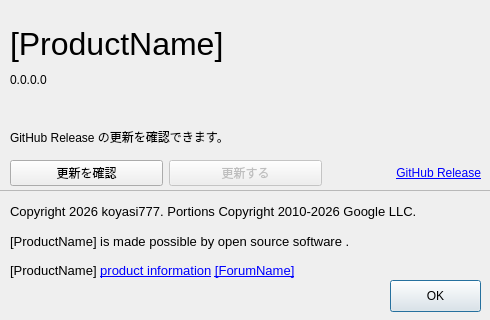
<?xml version="1.0" encoding="UTF-8"?>
<!--
 Copyright 2010-2021, Google Inc.
 All rights reserved.

 Redistribution and use in source and binary forms, with or without
 modification, are permitted provided that the following conditions are
 met:

     * Redistributions of source code must retain the above copyright
 notice, this list of conditions and the following disclaimer.
     * Redistributions in binary form must reproduce the above
 copyright notice, this list of conditions and the following disclaimer
 in the documentation and/or other materials provided with the
 distribution.
     * Neither the name of Google Inc. nor the names of its
 contributors may be used to endorse or promote products derived from
 this software without specific prior written permission.

 THIS SOFTWARE IS PROVIDED BY THE COPYRIGHT HOLDERS AND CONTRIBUTORS
 "AS IS" AND ANY EXPRESS OR IMPLIED WARRANTIES, INCLUDING, BUT NOT
 LIMITED TO, THE IMPLIED WARRANTIES OF MERCHANTABILITY AND FITNESS FOR
 A PARTICULAR PURPOSE ARE DISCLAIMED. IN NO EVENT SHALL THE COPYRIGHT
 OWNER OR CONTRIBUTORS BE LIABLE FOR ANY DIRECT, INDIRECT, INCIDENTAL,
 SPECIAL, EXEMPLARY, OR CONSEQUENTIAL DAMAGES (INCLUDING, BUT NOT
 LIMITED TO, PROCUREMENT OF SUBSTITUTE GOODS OR SERVICES; LOSS OF USE,
 DATA, OR PROFITS; OR BUSINESS INTERRUPTION) HOWEVER CAUSED AND ON ANY
 THEORY OF LIABILITY, WHETHER IN CONTRACT, STRICT LIABILITY, OR TORT
 (INCLUDING NEGLIGENCE OR OTHERWISE) ARISING IN ANY WAY OUT OF THE USE
 OF THIS SOFTWARE, EVEN IF ADVISED OF THE POSSIBILITY OF SUCH DAMAGE.
-->

<ui version="4.0">
 <class>AboutDialog</class>
 <widget class="QDialog" name="AboutDialog">
  <property name="geometry">
   <rect>
    <x>0</x>
    <y>0</y>
    <width>490</width>
    <height>320</height>
   </rect>
  </property>
  <property name="sizePolicy">
   <sizepolicy hsizetype="Fixed" vsizetype="Fixed">
    <horstretch>0</horstretch>
    <verstretch>0</verstretch>
   </sizepolicy>
  </property>
  <property name="minimumSize">
   <size>
    <width>490</width>
    <height>320</height>
   </size>
  </property>
  <property name="maximumSize">
   <size>
    <width>490</width>
    <height>320</height>
   </size>
  </property>
  <property name="windowTitle">
   <string>About [ProductName]</string>
  </property>
  <widget class="QFrame" name="color_frame">
   <property name="geometry">
    <rect>
     <x>-10</x>
     <y>190</y>
     <width>511</width>
     <height>141</height>
    </rect>
   </property>
   <property name="frameShape">
    <enum>QFrame::StyledPanel</enum>
   </property>
   <property name="frameShadow">
    <enum>QFrame::Raised</enum>
   </property>
   <widget class="QPushButton" name="pushButton">
    <property name="geometry">
     <rect>
      <x>400</x>
      <y>90</y>
      <width>91</width>
      <height>32</height>
     </rect>
    </property>
    <property name="text">
     <string>OK</string>
    </property>
   </widget>
   <widget class="QWidget" name="gridLayoutWidget_2">
    <property name="geometry">
     <rect>
      <x>20</x>
      <y>10</y>
      <width>471</width>
      <height>82</height>
     </rect>
    </property>
    <layout class="QGridLayout" name="gridLayout_3">
     <item row="0" column="0">
      <widget class="QLabel" name="label_6">
       <property name="font">
        <font>
         <pointsize>10</pointsize>
        </font>
       </property>
       <property name="text">
        <string>Copyright 2026 koyasi777. Portions Copyright 2010-2026 Google LLC.</string>
       </property>
       <property name="alignment">
        <set>Qt::AlignLeading|Qt::AlignLeft|Qt::AlignVCenter</set>
       </property>
      </widget>
     </item>
     <item row="1" column="0">
      <widget class="QLabel" name="label_credits">
       <property name="font">
        <font>
         <pointsize>10</pointsize>
        </font>
       </property>
       <property name="text">
        <string>&lt;html&gt;&lt;body&gt;[ProductName] is made possible by &lt;a href=&quot;file://credits_en.html&quot;&gt;&lt;span style=&quot; text-decoration: underline; color:#0000ff;&quot;&gt;open source software&lt;/span&gt;&lt;/a&gt;.&lt;/body&gt;&lt;/html&gt;</string>
       </property>
      </widget>
     </item>
     <item row="1" column="1">
      <spacer name="horizontalSpacer_4">
       <property name="orientation">
        <enum>Qt::Horizontal</enum>
       </property>
       <property name="sizeHint" stdset="0">
        <size>
         <width>40</width>
         <height>20</height>
        </size>
       </property>
      </spacer>
     </item>
     <item row="0" column="1">
      <spacer name="horizontalSpacer_3">
       <property name="orientation">
        <enum>Qt::Horizontal</enum>
       </property>
       <property name="sizeHint" stdset="0">
        <size>
         <width>40</width>
         <height>20</height>
        </size>
       </property>
      </spacer>
     </item>
     <item row="2" column="0">
      <widget class="QLabel" name="label_terms">
       <property name="font">
        <font>
         <pointsize>10</pointsize>
        </font>
       </property>
       <property name="text">
        <string>&lt;html&gt;&lt;body&gt;[ProductName] &lt;a href=&quot;[ProductUrl]&quot;&gt;&lt;span style=&quot; text-decoration: underline; color:#0000ff;&quot;&gt;product information&lt;/span&gt;&lt;/a&gt; &lt;a href=&quot;[ForumUrl]&quot;&gt;&lt;span style=&quot; text-decoration: underline; color:#0000ff;&quot;&gt;[ForumName]&lt;/span&gt;&lt;/a&gt;&lt;/body&gt;&lt;/html&gt;</string>
       </property>
      </widget>
     </item>
     <item row="2" column="1">
      <spacer name="horizontalSpacer_5">
       <property name="orientation">
        <enum>Qt::Horizontal</enum>
       </property>
       <property name="sizeHint" stdset="0">
        <size>
         <width>40</width>
         <height>20</height>
        </size>
       </property>
      </spacer>
     </item>
    </layout>
   </widget>
  </widget>
  <widget class="QWidget" name="updateWidget">
   <property name="geometry">
    <rect>
     <x>10</x>
     <y>120</y>
     <width>471</width>
     <height>66</height>
    </rect>
   </property>
   <layout class="QGridLayout" name="updateLayout">
    <property name="leftMargin">
     <number>0</number>
    </property>
    <property name="topMargin">
     <number>0</number>
    </property>
    <property name="rightMargin">
     <number>0</number>
    </property>
    <property name="bottomMargin">
     <number>0</number>
    </property>
    <item row="0" column="0" colspan="3">
     <widget class="QLabel" name="updateStatusLabel">
      <property name="text">
       <string>GitHub Release の更新を確認できます。</string>
      </property>
     </widget>
    </item>
    <item row="1" column="0">
     <widget class="QPushButton" name="checkUpdateButton">
      <property name="text">
       <string>更新を確認</string>
      </property>
     </widget>
    </item>
    <item row="1" column="1">
     <widget class="QPushButton" name="updateButton">
      <property name="enabled">
       <bool>false</bool>
      </property>
      <property name="text">
       <string>更新する</string>
      </property>
     </widget>
    </item>
    <item row="1" column="2">
     <widget class="QLabel" name="releaseLinkLabel">
      <property name="text">
       <string>&lt;a href=&quot;https://github.com/hglasswater-boop/mozkey-date/releases/latest&quot;&gt;GitHub Release&lt;/a&gt;</string>
      </property>
      <property name="openExternalLinks">
       <bool>true</bool>
      </property>
      <property name="alignment">
       <set>Qt::AlignmentFlag::AlignRight|Qt::AlignmentFlag::AlignTrailing|Qt::AlignmentFlag::AlignVCenter</set>
      </property>
     </widget>
    </item>
   </layout>
  </widget>
  <widget class="QWidget" name="gridLayoutWidget">
   <property name="geometry">
    <rect>
     <x>10</x>
     <y>20</y>
     <width>471</width>
     <height>99</height>
    </rect>
   </property>
   <layout class="QGridLayout" name="gridLayout">
    <item row="0" column="0" colspan="2">
     <widget class="QLabel" name="label">
      <property name="font">
       <font>
        <pointsize>24</pointsize>
        <weight>50</weight>
        <bold>false</bold>
       </font>
      </property>
      <property name="text">
       <string>[ProductName]</string>
      </property>
      <property name="alignment">
       <set>Qt::AlignLeading|Qt::AlignLeft|Qt::AlignVCenter</set>
      </property>
     </widget>
    </item>
    <item row="0" column="2">
     <spacer name="horizontalSpacer_2">
      <property name="orientation">
       <enum>Qt::Horizontal</enum>
      </property>
      <property name="sizeHint" stdset="0">
       <size>
        <width>40</width>
        <height>20</height>
       </size>
      </property>
     </spacer>
    </item>
    <item row="1" column="0">
     <widget class="QLabel" name="version_label">
      <property name="text">
       <string>0.0.0.0</string>
      </property>
      <property name="alignment">
       <set>Qt::AlignLeading|Qt::AlignLeft|Qt::AlignTop</set>
      </property>
     </widget>
    </item>
    <item row="1" column="1" colspan="2">
     <spacer name="horizontalSpacer">
      <property name="orientation">
       <enum>Qt::Horizontal</enum>
      </property>
      <property name="sizeHint" stdset="0">
       <size>
        <width>40</width>
        <height>20</height>
       </size>
      </property>
     </spacer>
    </item>
   </layout>
  </widget>
 </widget>
 <resources/>
 <connections>
  <connection>
   <sender>pushButton</sender>
   <signal>clicked()</signal>
   <receiver>AboutDialog</receiver>
   <slot>accept()</slot>
   <hints>
    <hint type="sourcelabel">
     <x>428</x>
     <y>231</y>
    </hint>
    <hint type="destinationlabel">
     <x>284</x>
     <y>71</y>
    </hint>
   </hints>
  </connection>
  <connection>
   <sender>label_credits</sender>
   <signal>linkActivated(QString)</signal>
   <receiver>AboutDialog</receiver>
   <slot>linkActivated(QString)</slot>
   <hints>
    <hint type="sourcelabel">
     <x>189</x>
     <y>156</y>
    </hint>
    <hint type="destinationlabel">
     <x>231</x>
     <y>108</y>
    </hint>
   </hints>
  </connection>
  <connection>
   <sender>label_terms</sender>
   <signal>linkActivated(QString)</signal>
   <receiver>AboutDialog</receiver>
   <slot>linkActivated(QString)</slot>
   <hints>
    <hint type="sourcelabel">
     <x>150</x>
     <y>182</y>
    </hint>
    <hint type="destinationlabel">
     <x>128</x>
     <y>101</y>
    </hint>
   </hints>
  </connection>
 </connections>
 <slots>
  <slot>linkActivated(QString)</slot>
 </slots>
</ui>
